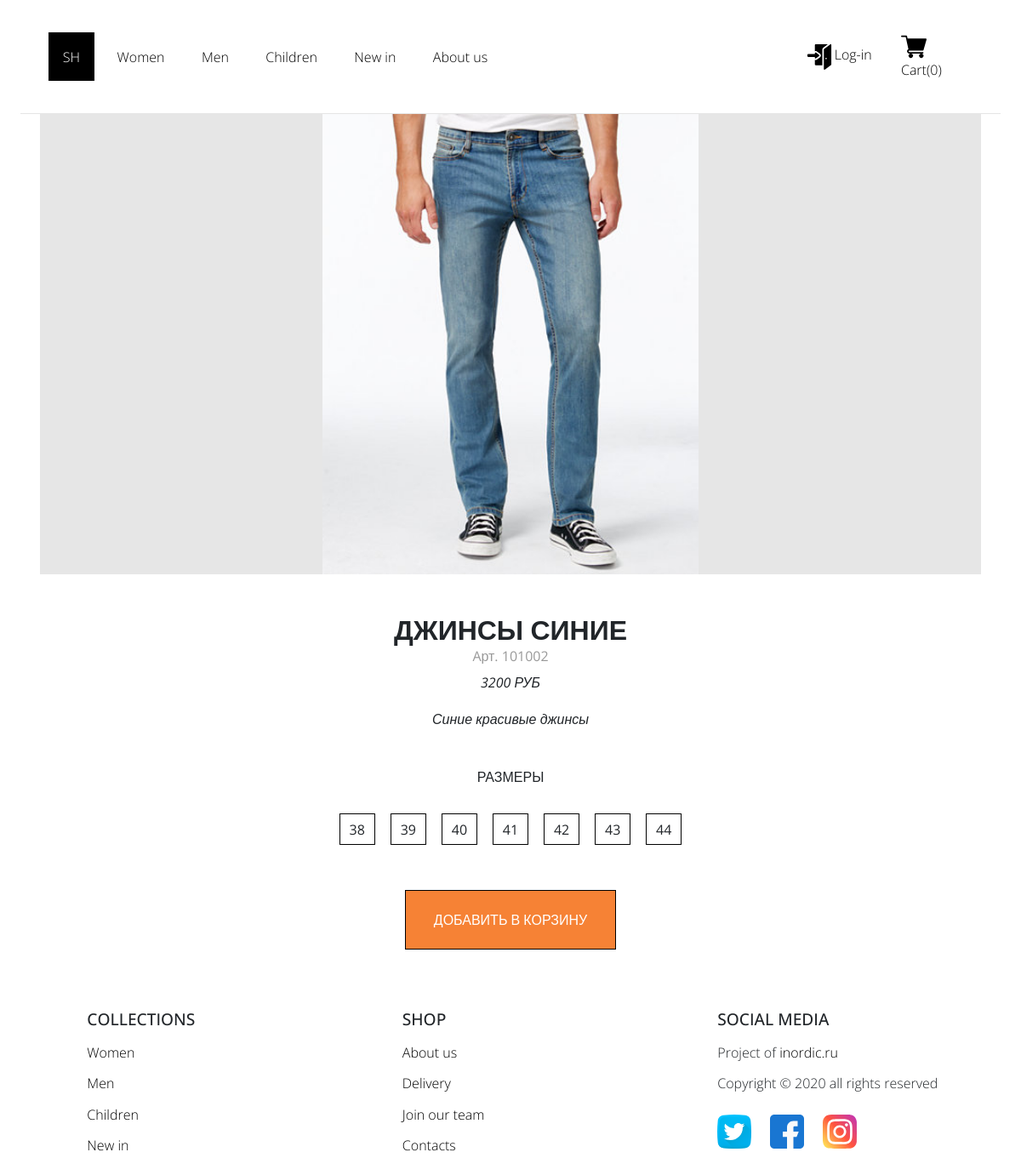
The page /card.php?id=3&title=Джинсы синие on the database its author committed.
### tables this page shows
CREATE TABLE `core_goods` (
  `id` int(11) NOT NULL,
  `title` varchar(100) NOT NULL,
  `category` int(10) DEFAULT NULL,
  `picture` varchar(400) DEFAULT NULL,
  `price` int(11) DEFAULT NULL,
  `description` text DEFAULT NULL,
  `code` int(50) NOT NULL
);

### system/classes/Connect.php (called while the page is built)
<?php
class Connect
{
    public static function getConnection()
    {
        $link = mysqli_connect('localhost', 'root', '', 'eshop');
        mysqli_set_charset($link, 'utf8');
        return $link;
    }
}

### system/classes/Good.php (called while the page is built, shortened)
<?php
class Good extends Unit
{
    public function getInfo()
    {
        $request = 'select * from core_goods where id='.$_GET['id'];
        $results = mysqli_query(Connect::getConnection(), $request);
        $line = mysqli_fetch_assoc($results);
        return $line;
    }
}

### card.php (the view, shortened to what this page needs)
<?php
       require ('components/header/index.php');
       ?>
<?php $good = New Good(); ?>
<div class="wrapper">
   <div class="">
                <?php $line = $good->getInfo();
                            ?>
                                        <div class="big-good">
                                                      <div class="grey-back"><a href="card.php?id=<<?= $line['id'] ?>" target="_blank">
                                                          <div class="big-pic">
                                                                <img src="<?=$line['picture']?>" alt="" title="<?php echo $line['title'] ; ?>"  />
                                                          </div>
                                                       </a></div>
                                                    <div class="good" style="padding:4%">
                                                        <div class="good-title big-title">
                                                                 <?= $line['title'] ?>
                                                        </div>
                                                        <div class="good-code big-code">
                                                           Aрт. <?= $line['code'] ?>
                                                        </div>
                                                        <div class="good-price big-price">
                                                                <?= $line['price'] ?> руб
                                                        </div>
                                                        <div class="good-description big-description">
                                                                <?= $line['description'] ?>
                                                        </div>
                                                    </div>
                                                    <div class="sizes">
                                                            <div class="size-p">РАЗМЕРЫ</div>
                                                            <div class="size-flex">
                                                                <div class="size-piece">38</div>
                                                                <div class="size-piece">39</div>
                                                                <div class="size-piece">40</div>
                                                                <div class="size-piece">41</div>
                                                                <div class="size-piece">42</div>
                                                                <div class="size-piece">43</div>
                                                                <div class="size-piece">44</div>
                                                            </div>
                                                            <a href="http://localhost/qwerty/eshop/system/controllers/cart/to_cart.php?id=<?= $line['id'] ?>"><div class="add-button">ДОБАВИТЬ В КОРЗИНУ</div></a>
                                                    </div>
                                        </div>
    </div>
</div>
<?php require ('components/footer/index.php'); ?>

### css/main.css (style rules this page uses)
* { margin: 0; padding: 0; box-sizing: border-box; font-family: 'Open Sans', sans-serif; flex-wrap: wrap; }
a { text-decoration: none; color: black; }
img { width:100%; }
html, body { height: 100%; }
.wrapper { max-width: 1400px; margin: 0 auto; width: 96%; display: table; height: 100%; }
.good-title { text-align: center; font-weight: 600; }
.good-price, .good-description { text-align: center; font-weight: 400; }
.good-code { text-align: center; font-weight: 400; }
.grey-back { background-color: #e6e6e6; }
.big-good { margin: 0 auto; border: none; }
.big-pic { width: 40%; margin: 0 auto; }
.big-pic img { width:100%; max-height: 80vh; }
.big-title { font-size: 2rem; line-height: 1.3; text-transform: uppercase; }
.big-code { color: #999999; line-height: 1.3; margin-bottom: 1% }
.big-price { line-height: 1.3; padding:2%; text-transform: uppercase; font-style: italic; padding-top:0; }
.big-description { text-align: center; font-style: italic; }
.sizes a { text-decoration: none; }
.size-p { text-transform: uppercase; font-size: 1rem; text-align: center; padding-bottom: 0; margin-bottom: 2%; }
.size-flex { display: flex; flex-direction: row; justify-content: center; align-items: center; }
.size-flex > * { padding: 0.5% 1%; border: 0.5px solid black; margin: 0.8%; }
.add-button { border: 0.3px solid black; padding: 2% 3%; text-align: center; text-transform: uppercase; background-color: #f68235; display: block; width: fit-content; color:white; margin: 4% auto; }

### rows shown on the page
core_goods: picture (picture), title "ДЖИНСЫ СИНИЕ", code "101002", price "3200", description "Синие красивые джинсы"
